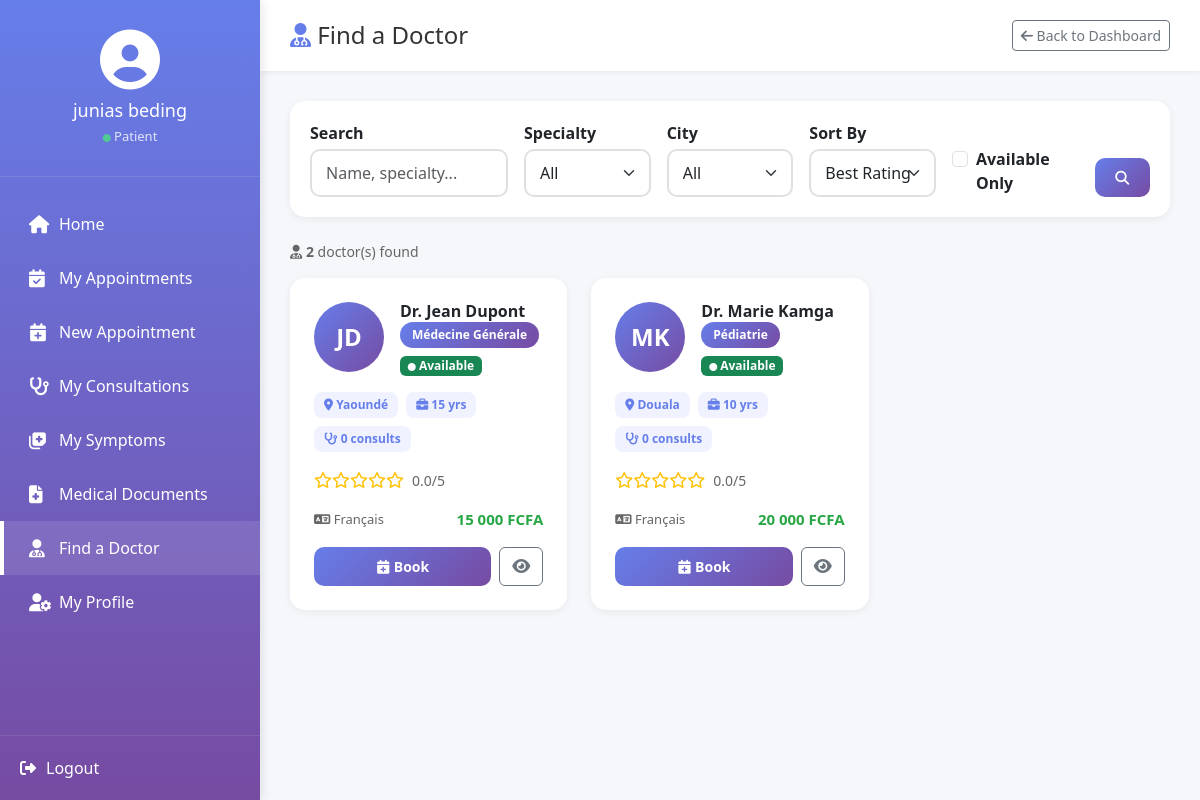
Page /pages/patient/medecins.php (signed in) on the committed database.
### tables this page shows
CREATE TABLE `medecins` (
  `id` int(11) NOT NULL,
  `utilisateur_id` int(11) NOT NULL,
  `numero_medecin` varchar(50) NOT NULL,
  `specialite` varchar(100) NOT NULL,
  `numero_ordre` varchar(100) NOT NULL,
  `annees_experience` int(11) DEFAULT 0,
  `diplomes` text DEFAULT NULL,
  `hopital_affiliation` varchar(200) DEFAULT NULL,
  `description` text DEFAULT NULL,
  `tarif_consultation` decimal(10,2) DEFAULT 0.00,
  `langues_parlees` varchar(255) DEFAULT 'Français',
  `disponible` tinyint(1) DEFAULT 1,
  `note_moyenne` decimal(3,2) DEFAULT 0.00,
  `nombre_consultations` int(11) DEFAULT 0,
  `created_at` datetime DEFAULT current_timestamp(),
  `updated_at` datetime DEFAULT current_timestamp() ON UPDATE current_timestamp()
);

CREATE TABLE `utilisateurs` (
  `id` int(11) NOT NULL,
  `nom` varchar(100) NOT NULL,
  `prenom` varchar(100) NOT NULL,
  `email` varchar(150) NOT NULL,
  `telephone` varchar(20) NOT NULL,
  `mot_de_passe` varchar(255) NOT NULL,
  `genre` enum('Homme','Femme','Autre') NOT NULL,
  `role` enum('patient','medecin','administrateur') NOT NULL DEFAULT 'patient',
  `photo_profil` varchar(255) DEFAULT NULL,
  `date_inscription` datetime DEFAULT current_timestamp(),
  `derniere_connexion` datetime DEFAULT NULL,
  `statut` enum('actif','inactif','suspendu') DEFAULT 'actif',
  `adresse` text DEFAULT NULL,
  `ville` varchar(100) DEFAULT NULL,
  `code_postal` varchar(10) DEFAULT NULL,
  `pays` varchar(100) DEFAULT 'Cameroun',
  `date_naissance` date DEFAULT NULL
);

### auth/config.php (called while the page is built, shortened)
<?php
function sanitize($data) {
    $data = trim($data);
    $data = stripslashes($data);
    $data = htmlspecialchars($data, ENT_QUOTES, 'UTF-8');
    return $data;
}
?>

### pages/patient/medecins.php (the view, shortened to what this page needs)
<?php
require_once '../../auth/config.php';
try {
    $db = Database::getInstance()->getConnection();
    $search     = sanitize($_GET['search'] ?? '');
    $sort       = sanitize($_GET['sort'] ?? 'note');
    $where = ["u.statut = 'actif'"];
    $params = [];
    $orderMap = [
        'note'        => 'm.note_moyenne DESC',
        'experience'  => 'm.annees_experience DESC',
        'consultations'=> 'm.nombre_consultations DESC',
        'tarif_asc'   => 'm.tarif_consultation ASC',
        'tarif_desc'  => 'm.tarif_consultation DESC',
    ];
    $orderBy = $orderMap[$sort] ?? 'm.note_moyenne DESC';
    $whereSQL = implode(' AND ', $where);
    $stmt = $db->prepare("
        SELECT m.*, u.nom, u.prenom, u.email, u.telephone, u.ville, u.photo_profil, u.genre
        FROM medecins m
        JOIN utilisateurs u ON m.utilisateur_id = u.id
        WHERE $whereSQL
        ORDER BY $orderBy
    ");
    $stmt->execute($params);
    $medecins = $stmt->fetchAll();
} catch (PDOException $e) {
    error_log("medecins.php error: " . $e->getMessage());
    $medecins = [];
}
?>
<!DOCTYPE html>
<html lang="en">
<head>
<link href="https://cdn.jsdelivr.net/npm/bootstrap@5.3.0/dist/css/bootstrap.min.css" rel="stylesheet">
<link rel="stylesheet" href="https://cdnjs.cloudflare.com/ajax/libs/font-awesome/6.4.0/css/all.min.css">
</head>
<body>
<div class="sidebar">
  <div class="sidebar-header">
    <i class="fas fa-user-circle" style="font-size:60px"></i>
    <h4><?php echo htmlspecialchars($_SESSION['user_prenom'].' '.$_SESSION['user_nom']); ?></h4>
    <p><i class="fas fa-circle" style="font-size:8px;color:#4ade80"></i> Patient</p>
  </div>
  <div class="sidebar-menu">
    <a href="index.php"><i class="fas fa-home"></i><span>Home</span></a>
    <a href="rendez-vous.php"><i class="fas fa-calendar-check"></i><span>My Appointments</span></a>
    <a href="nouveau-rdv.php"><i class="fas fa-calendar-plus"></i><span>New Appointment</span></a>
    <a href="consultations.php"><i class="fas fa-stethoscope"></i><span>My Consultations</span></a>
    <a href="symptomes.php"><i class="fas fa-notes-medical"></i><span>My Symptoms</span></a>
    <a href="documents.php"><i class="fas fa-file-medical"></i><span>Medical Documents</span></a>
    <a href="medecins.php" class="active"><i class="fas fa-user-md"></i><span>Find a Doctor</span></a>
    <a href="profil.php"><i class="fas fa-user-cog"></i><span>My Profile</span></a>
  </div>
  <div class="sidebar-footer">
    <a href="../../auth/logout.php" style="color:#fff;text-decoration:none;display:flex;align-items:center;gap:10px;">
      <i class="fas fa-sign-out-alt"></i><span>Logout</span>
    </a>
  </div>
</div>
<div class="main-content">
  <div class="top-navbar">
    <h2><i class="fas fa-user-md" style="color:var(--primary)"></i> Find a Doctor</h2>
    <a href="index.php" class="btn btn-outline-secondary btn-sm">
      <i class="fas fa-arrow-left"></i> Back to Dashboard
    </a>
  </div>
  <div class="content-area">
    <div class="filter-bar">
      <form method="GET" class="row g-3 align-items-end">
        <div class="col-md-3">
          <label class="form-label fw-semibold mb-1">Search</label>
          <input type="text" name="search" class="form-control"
                 placeholder="Name, specialty..." value="<?php echo htmlspecialchars($search); ?>">
        </div>
        <div class="col-md-2">
          <label class="form-label fw-semibold mb-1">Specialty</label>
          <select name="specialite" class="form-select">
            <option value="">All</option>
          </select>
        </div>
        <div class="col-md-2">
          <label class="form-label fw-semibold mb-1">City</label>
          <select name="ville" class="form-select">
            <option value="">All</option>
          </select>
        </div>
        <div class="col-md-2">
          <label class="form-label fw-semibold mb-1">Sort By</label>
          <select name="sort" class="form-select">
            <option value="note" <?php echo $sort=='note'?'selected':''; ?>>Best Rating</option>
          </select>
        </div>
        <div class="col-md-2">
          <div class="form-check mt-4">
            <input class="form-check-input" type="checkbox" name="disponible" id="dispCheck"
                   <?php echo isset($_GET['disponible'])?'checked':''; ?>>
            <label class="form-check-label fw-semibold" for="dispCheck">Available Only</label>
          </div>
        </div>
        <div class="col-md-1">
          <button type="submit" class="btn btn-book w-100">
            <i class="fas fa-search"></i>
          </button>
        </div>
      </form>
    </div>
    <div class="result-count mb-3">
      <i class="fas fa-user-md"></i>
      <strong><?php echo count($medecins); ?></strong> doctor(s) found
    </div>
    <?php if (empty($medecins)): ?>
    <div class="text-center py-5 text-muted">
      <i class="fas fa-user-md fa-4x mb-3" style="opacity:.2"></i>
      <h5>No doctors found</h5>
      <p>Try adjusting your filters.</p>
    </div>
    <?php else: ?>
    <div class="row g-4">
      <?php foreach ($medecins as $med): ?>
      <div class="col-md-6 col-xl-4">
        <div class="doc-card" onclick="showDetail(<?php echo $med['id']; ?>)">
          <div class="d-flex gap-3 mb-3">
            <div class="doc-avatar">
              <?php echo strtoupper(substr($med['prenom'],0,1).substr($med['nom'],0,1)); ?>
            </div>
            <div class="flex-grow-1">
              <h5 style="margin:0;font-size:16px;font-weight:700">
                Dr. <?php echo htmlspecialchars($med['prenom'].' '.$med['nom']); ?>
              </h5>
              <span class="specialty-tag"><?php echo htmlspecialchars($med['specialite']); ?></span>
              <div class="mt-1">
                <?php if ($med['disponible']): ?>
                <span class="badge bg-success"><i class="fas fa-circle" style="font-size:8px"></i> Available</span>
                <?php else: ?>
                <span class="badge bg-secondary">Unavailable</span>
                <?php endif; ?>
              </div>
            </div>
          </div>
          <div class="d-flex flex-wrap gap-2 mb-3">
            <span class="info-badge"><i class="fas fa-map-marker-alt"></i> <?php echo htmlspecialchars($med['ville'] ?? 'N/A'); ?></span>
            <span class="info-badge"><i class="fas fa-briefcase"></i> <?php echo $med['annees_experience']; ?> yrs</span>
            <span class="info-badge"><i class="fas fa-stethoscope"></i> <?php echo $med['nombre_consultations']; ?> consults</span>
          </div>
          <div class="d-flex align-items-center gap-2 mb-3">
            <div class="star-rating">
              <?php
              $note = floatval($med['note_moyenne']);
              for ($i=1; $i<=5; $i++) {
                echo $i <= $note
                  ? '<i class="fas fa-star"></i>'
                  : ($i - 0.5 <= $note ? '<i class="fas fa-star-half-alt"></i>' : '<i class="far fa-star"></i>');
              }
              ?>
            </div>
            <span style="font-size:14px;color:#666"><?php echo number_format($note,1); ?>/5</span>
          </div>
          <div class="d-flex justify-content-between align-items-center">
            <div style="font-size:13px;color:#666">
              <i class="fas fa-language"></i> <?php echo htmlspecialchars($med['langues_parlees']); ?>
            </div>
            <div style="font-size:15px;color:#28a745;font-weight:700">
              <?php echo number_format($med['tarif_consultation'],0,',',' '); ?> FCFA
            </div>
          </div>
          <div class="d-flex gap-2 mt-3">
            <button class="btn btn-book flex-grow-1"
                    onclick="event.stopPropagation();window.location='nouveau-rdv.php?medecin_id=<?php echo $med['id']; ?>'">
              <i class="fas fa-calendar-plus"></i> Book
            </button>
            <button class="btn btn-outline-secondary"
                    onclick="event.stopPropagation();showDetail(<?php echo $med['id']; ?>)">
              <i class="fas fa-eye"></i>
            </button>
          </div>
        </div>
      </div>
      <?php endforeach; ?>
    </div>
    <?php endif; ?>
  </div>
</div>
</body>
</html>

### pages/patient/medecins.php (style rules this page uses)
:root { --primary:#667eea;--secondary:#764ba2;--sidebar-w:260px; }
body { font-family:'Segoe UI',sans-serif;background:#f5f7fa; }
.sidebar { position:fixed;top:0;left:0;height:100vh;width:var(--sidebar-w); background:linear-gradient(180deg,var(--primary),var(--secondary));color:#fff;z-index:1000;box-shadow:2px 0 10px rgba(0,0,0,.1); }
.sidebar-header { padding:30px 20px;text-align:center;border-bottom:1px solid rgba(255,255,255,.1); }
.sidebar-header h4 { margin:10px 0 5px;font-size:18px; }
.sidebar-header p { margin:0;font-size:13px;opacity:.8; }
.sidebar-menu { padding:20px 0; }
.sidebar-menu a { display:flex;align-items:center;padding:15px 25px;color:#fff;text-decoration:none;transition:.3s;border-left:4px solid transparent; }
.sidebar-menu a:hover,.sidebar-menu a.active { background:rgba(255,255,255,.1);border-left-color:#fff; }
.sidebar-menu a i { width:30px;font-size:18px; }
.sidebar-footer { position:absolute;bottom:0;width:100%;padding:20px;border-top:1px solid rgba(255,255,255,.1); }
.main-content { margin-left:var(--sidebar-w); }
.top-navbar { background:#fff;padding:20px 30px;box-shadow:0 2px 4px rgba(0,0,0,.05);display:flex;justify-content:space-between;align-items:center; }
.top-navbar h2 { margin:0;font-size:24px;color:#333; }
.content-area { padding:30px; }
.form-control,.form-select { border-radius:10px;padding:10px 14px;border:2px solid #e0e0e0;transition:.3s; }
.doc-card { background:#fff;border-radius:15px;padding:22px;box-shadow:0 2px 8px rgba(0,0,0,.06); transition:.3s;border:2px solid transparent;cursor:pointer;height:100%; }
.doc-avatar { width:70px;height:70px;border-radius:50%;background:linear-gradient(135deg,var(--primary),var(--secondary)); display:flex;align-items:center;justify-content:center;color:#fff;font-weight:700;font-size:24px;flex-shrink:0; }
.specialty-tag { display:inline-block;padding:4px 12px;border-radius:20px;font-size:12px;font-weight:600; background:linear-gradient(135deg,var(--primary),var(--secondary));color:#fff; }
.star-rating { color:#ffc107; }
.info-badge { background:#f0f3ff;color:var(--primary);padding:4px 10px;border-radius:8px;font-size:12px;font-weight:600; }
.btn-book { background:linear-gradient(135deg,var(--primary),var(--secondary));border:none; border-radius:10px;padding:9px 18px;font-weight:600;color:#fff;font-size:14px;transition:.2s; }
.filter-bar { background:#fff;border-radius:15px;padding:20px;box-shadow:0 2px 8px rgba(0,0,0,.06);margin-bottom:24px; }
.result-count { font-size:14px;color:#666;font-weight:500; }

### rows in the picture
medecins: utilisateur.nom "JD", utilisateur.nom "Jean Dupont", specialite "Médecine Générale", disponible 1 (drawn), utilisateur.ville "Yaoundé", annees_experience "15", nombre_consultations "0", note_moyenne "0.0", langues_parlees "Français", tarif_consultation "15 000"
medecins: utilisateur.nom "MK", utilisateur.nom "Marie Kamga", specialite "Pédiatrie", disponible 1 (drawn), utilisateur.ville "Douala", annees_experience "10", nombre_consultations "0", note_moyenne "0.0", langues_parlees "Français", tarif_consultation "20 000"

### other values in the picture
$_SESSION['user_prenom'].' '.$_SESSION['user_nom'] "junias beding"
count($medecins) "2"
